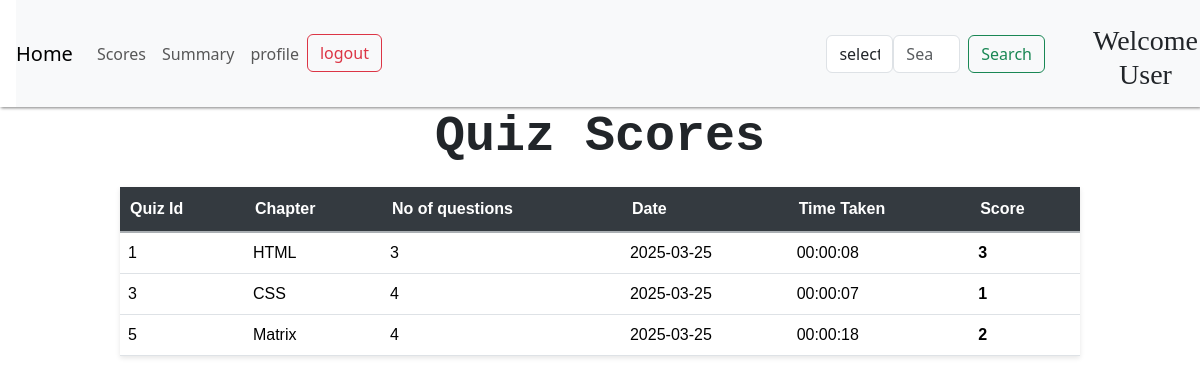
The page /user_scores (signed in) on the database its author committed.
### models.py (models this page shows)
class Chapter(db.Model):
    id =db.Column(db.Integer, primary_key=True, autoincrement=True)
    subject_id=db.Column(db.Integer, db.ForeignKey('subject.id', name='FK_chapter_subject_id'), nullable=False)
    name=db.Column(db.String(50), nullable=False)
    description=db.Column(db.String(100), nullable=True)
    quizs=db.relationship('Quiz', backref='chapter', lazy=True)

class Scores(db.Model):
    id=db.Column(db.Integer, primary_key=True, autoincrement=True)
    quiz_id = db.Column(db.Integer,db.ForeignKey('quiz.id', name='FK_scores_quiz_id'), nullable=False)
    user_id= db.Column(db.Integer,db.ForeignKey('user.id', name='FK_scores_user_id'), nullable=False)
    date_of_attempt= db.Column(db.Date, nullable=False)
    time_taken= db.Column(db.Time, nullable=False)
    total_scored= db.Column(db.Integer, nullable=False)

### routes.py (the view)
@app.route('/user_scores')
def user_scores ():
    user_id= session.get('user_id')
    scores = Scores.query.filter_by(user_id = user_id).all()
    if not scores:
        flash("No score record found for this quiz")
        return "No score record found for this quiz", 403
    quiz_scores=[]
    for score in scores:
        quiz = Quiz.query.get(score.quiz_id)
        chapter = Chapter.query.get(quiz.chapter_id)
        chapter_name = chapter.name if chapter else "unknown chapter"
        no_of_questions = Question.query.filter_by(quiz_id=quiz.id).count()
        quiz_scores.append((quiz.id, chapter_name, no_of_questions, score.date_of_attempt, score.time_taken, score.total_scored))
    return render_template('user_scores.html', quiz_scores=quiz_scores)

### templates/user_scores.html (shortened to what this page needs)
<!DOCTYPE html>
<html lang="en">
<head>
    <link rel="stylesheet" href="{{ url_for('static', filename= 'style_index.css') }}">
    <link href="https://cdn.jsdelivr.net/npm/bootstrap@5.3.2/dist/css/bootstrap.min.css" rel="stylesheet">
    <link rel="stylesheet" href="https://cdnjs.cloudflare.com/ajax/libs/aos/2.3.4/aos.css">
    <link rel="stylesheet" href="https://cdnjs.cloudflare.com/ajax/libs/font-awesome/6.7.2/css/all.min.css">
    <link href="https://cdn.jsdelivr.net/npm/bootstrap@5.3.3/dist/css/bootstrap.min.css" rel="stylesheet">
</head>
<body>
       <div class="usernav" style="box-shadow: 1px 1px 3px grey;">
       <nav class="navbar navbar-expand-lg navbar-light bg-light" style="margin-left: 1rem;">
        <a class="navbar-brand" href="/user_dashboard">Home</a>
        <div class="collapse navbar-collapse" id="navbarSupportedContent">
          <ul class="navbar-nav mr-auto">
            <li class="nav-item">
              <a class="nav-link" href="{{ url_for('user_scores') }}">Scores</a>
            </li>
            <li class="nav-item">
              <a class="nav-link " href="{{ url_for('user_summary') }}">Summary</a>
            </li>
            <li class="nav-item">
                <a href="{{ url_for('profile') }}" class="nav-link">profile</a>
            </li>
            <li class="nav-item">
                <a href="/login" class="btn btn-outline-danger">logout</a>
            </li>
          </ul>
          <form method="GET" action="/user_dashboard"  class="form-inline my-2 my-lg-0" style="display: flex; margin-left:40%">
            <select class="form-control mr-sm-2" type="search" style="margin-left: 0rem;" name="search_type">
              <option value="" disable selected>select</option>
            </select>
            <input class="form-control mr-sm-2" type="search" placeholder="Search" aria-label="Search" name="query" value="{{ query or '' }}">
            <button class="btn btn-outline-success my-2 my-sm-0" type="submit" style="margin-left: 0.5rem; margin-right:1rem;">Search</button>
          </form>
          <div>
            <h3  class="wel" id="wel" style="margin-right:2px;">Welcome User</h3>
          </div>
        </div>
      </nav>
      </div>
      <h1 style="text-align:center; font-family: 'Courier New', Courier, monospace; font-weight:bold; font-size:50px" >Quiz Scores</h1>
      {% if not quiz_scores %}
      <h2 style="color: red;">No Scores available</h2>
      {% else %}
      <div class="userdash">
        <table class="table table-style table-hover">
            <thead class="thead-dark" style="justify-content: space-around;">
                <tr>
                    <th>Quiz Id</th>
                    <th>Chapter</th>
                    <th>No of questions</th>
                    <th>Date</th>
                    <th>Time Taken</th>
                    <th>Score</th>
                </tr>
            </thead>
            <tbody>
                {% for quiz_id,chapter_name, no_of_questions,quiz_date,time_taken,total_scored in quiz_scores %}
                    <tr>
                        <td>{{ quiz_id }}</td>
                        <td>{{ chapter_name }}</td>
                        <td>{{ no_of_questions if no_of_questions or 'N/A' }}</td>
                        <td>{{ quiz_date.strftime('%Y-%m-%d') }}</td>
                        <td>{{ time_taken }}</td>
                        <td class="fw-bold">{{ total_scored }}</td>
                    </tr>
                {% endfor %}
            </tbody>
        </table>
      </div>
      {% endif %}
</body>
</html>

### static/style_index.css (style rules this page uses)
body,html { height: 100%; margin: 0%; padding: 0%; background: none !important; }
.form-control { background-color: whitesmoke; }
#wel.wel { position: relative; text-align: center; font-family:poppins; padding-top:1rem; margin-left:2rem; }
.userdash table { position: relative; width: 80%; margin: 20px auto; margin-left: 10%; margin-right: 10%; justify-content: space-around; border-collapse:collapse ; box-shadow: 0px 2px 5px rgba(0, 0, 0, 0.1); font-family: sans-serif; }
.table thead.thead-dark th { background-color: #343a40; color: #ffffff; padding: 10px; text-align: left; border-bottom: 2px solid #aaafb3; }
.userdash .table th { padding: 10px; text-align: left; border-bottom: 1px solid #dee2e6; }

### rows shown on the page
Chapter: quiz_id "1", name "HTML", no_of_questions "3", strftime "2025-03-25", time_taken "00:00:08", total_scored "3"
Chapter: quiz_id "3", name "CSS", no_of_questions "4", strftime "2025-03-25", time_taken "00:00:07", subject "1"
Chapter: quiz_id "5", name "Matrix", id "4", strftime "2025-03-25", time_taken "00:00:18", total_scored "2"
